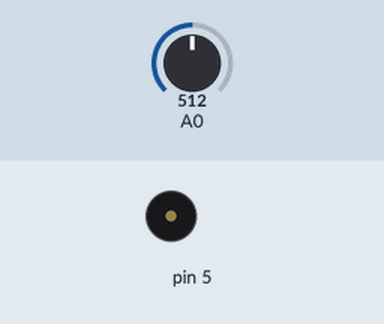
Simulated run of this sketch. Board: Arduino Uno, built with avr-gcc and run on an emulated ATmega328P. Shown: buzzer (waves = sounding). The test bench sets the inputs (shaded band); at power-on: A0 = 512. What the sketch prints to the serial monitor is not drawn.

Above: at 0.15 s.
Timing chart, 0 to 3.0 s (numbered marks = the images above):
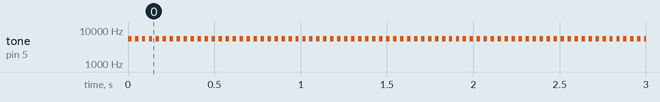

Measured:
- by itself, tone on pin 5: alternates 5454 Hz for 0.02 s and silent for 0.02 s

The sketch:

anal_log.ino
```cpp
void setup() {
  // put your setup code here, to run once:
  Serial.begin (9600);

}

void loop() {
  // put your main code here, to run repeatedly:
  int leitura =analogRead (A0);
  int valor = map (leitura, 0, 1023, 1000, 9900);
  tone (5, valor);
  delay (20);
  noTone (5);
  delay (20);
  Serial.println(valor);


}
```
